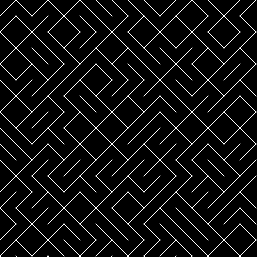
Frame 1 (no input)
Frame 60 (no input): identical to frame 1, image omitted
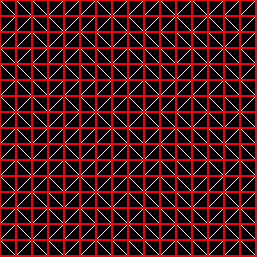
Frame 120 (the mouse pressed at the canvas centre since frame 60)

The p5.js sketch that drew these frames (run headless with seeded random() and noise() and a simulated clock; from frame 60 on, the mouse is pressed at the canvas centre):

// p5.js sketch
// ── sketch.js
function setup() {
  createCanvas(257, 257);
  strokeWeight(1);
  stroke(255)


  lines = false;
  chr205()

}

function draw() {
for (var i = 0;lines&& i < 400; i++) {
    y = 16 * floor(i / 16);
    x = 16 * floor(i % 16);


   
   
      noFill();
      stroke(255, 0, 0);
      rect(x, y, 16, 16);
    

  }
}

function mousePressed() {
  lines = !lines;
  chr205()

}

function chr205() {


  background(0);
  for (var i = 0; i < 400; i++) {
    y = 16 * floor(i / 16);
    x = 16 * floor(i % 16);


    stroke(255)
    if (random() < 0.5) {
      line(x, y, x + 16, y + 16);
    } else {

      line(x + 16, y, x, y + 16);
    }
    if (lines) {
      noFill();
      stroke(255, 0, 0);
      rect(x, y, 16, 16);
    }

  }

 // console.log(lines);

}
